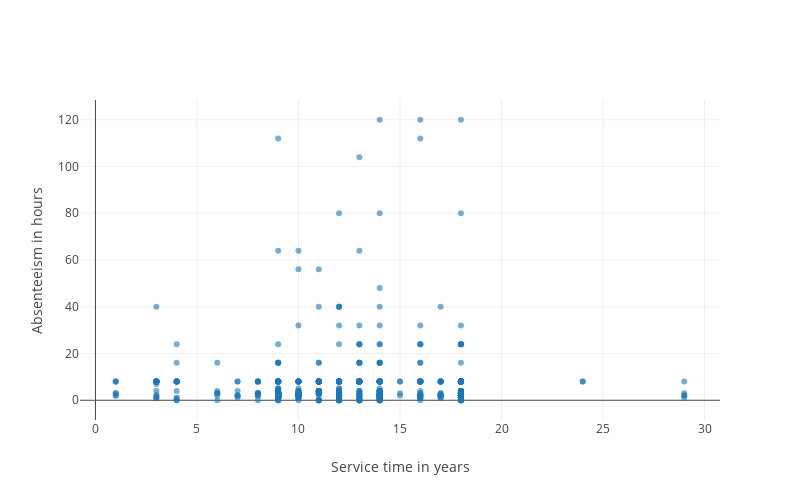

Notebook source saved alongside this figure:
### Markdown cell above
Below is an interactive scatterplot for absenteeism in hours vs Service time in years.

### Code cell
trace = go.Scatter(
    x = data['Service time'],
    y = data['Absenteeism time in hours'],
    mode='markers',
    marker = dict(
        #color='green',
        opacity=0.6,
        colorscale='Viridis'
    )
)
layout = go.Layout(
    autosize=False,
    width=800,
    height=500,
    xaxis=dict(title='Service time in years'),
    yaxis=dict(title='Absenteeism in hours')
)
tr_data = [trace]
fig = go.Figure(tr_data,layout)
iplot(fig)

### Figure 1 — Plotly figure (JSON) as saved in the notebook; plotly's stock layout.template omitted (floating-point values rounded to 4 significant figures; data arrays with more than 128 entries replaced by an {"elided": "..."} marker saying what was removed)
{"data": [{"marker": {"colorscale": "Viridis", "opacity": 0.6}, "mode": "markers", "type": "scatter", "uid": "9b977528-2f15-4cf8-9d2c-d20e50110414", "x": {"elided": "740 int values"}, "y": {"elided": "740 int values"}}], "layout": {"autosize": false, "height": 500, "width": 800, "xaxis": {"title": {"text": "Service time in years"}}, "yaxis": {"title": {"text": "Absenteeism in hours"}}}}
